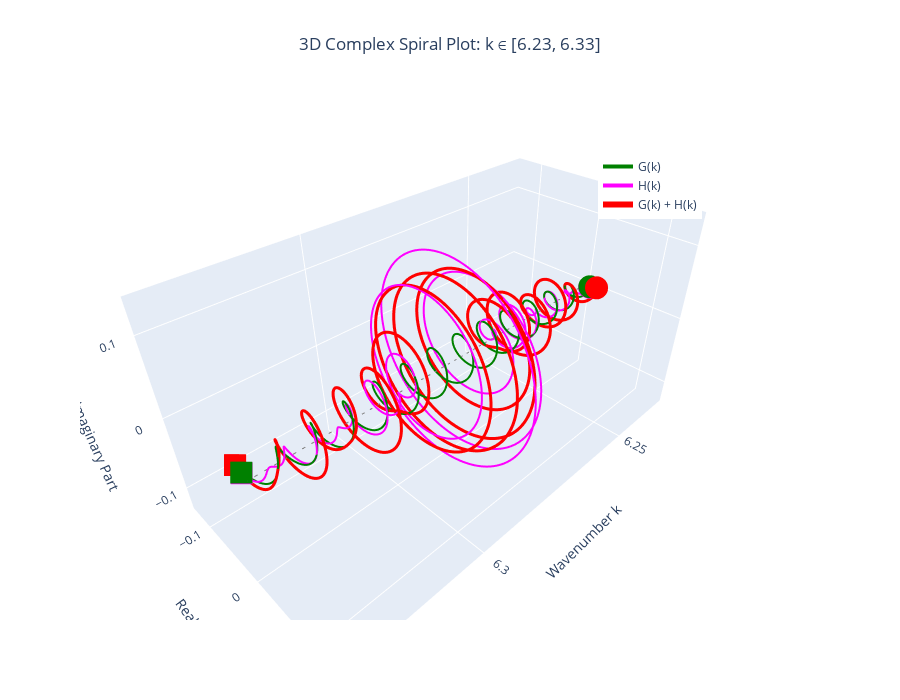

Here is the notebook cell this chart was saved with:
### Code cell
import plotly.graph_objects as go
import numpy as np

# wavenumberの表示範囲を指定（必要に応じて変更）
k_display_range = 0.05
k_display_start = 2*np.pi-k_display_range
k_display_stop = 2*np.pi+k_display_range

# 表示範囲のインデックスを取得
k_indices = np.where((k_zoom >= k_display_start) &
                     (k_zoom <= k_display_stop))[0]

# 表示用のデータを抽出
k_plot = k_zoom[k_indices]
g_plot = (zoom_front / norm_factor)[k_indices]
h_plot = (zoom_back / norm_factor)[k_indices]
sum_plot = (zoom_decomposed / norm_factor)[k_indices]

# データ間引き（オプション：プロットを軽くしたい場合）
skip = 2  # 1なら間引きなし、2なら半分、など
k_plot = k_plot[::skip]
g_plot = g_plot[::skip]
h_plot = h_plot[::skip]
sum_plot = sum_plot[::skip]

# 3D螺旋プロット作成
fig_3d = go.Figure()

# G(k)の螺旋
fig_3d.add_trace(go.Scatter3d(
    x=k_plot,
    y=g_plot.real,
    z=g_plot.imag,
    mode='lines',
    name='G(k)',
    line=dict(color='green', width=4),
    showlegend=True,
    hovertemplate='k=%{x:.3f}<br>Real=%{y:.4f}<br>Imag=%{z:.4f}<extra></extra>'
))

# H(k)の螺旋
fig_3d.add_trace(go.Scatter3d(
    x=k_plot,
    y=h_plot.real,
    z=h_plot.imag,
    mode='lines',
    name='H(k)',
    line=dict(color='magenta', width=4),
    showlegend=True,
    hovertemplate='k=%{x:.3f}<br>Real=%{y:.4f}<br>Imag=%{z:.4f}<extra></extra>'
))

# G(k) + H(k)の螺旋
fig_3d.add_trace(go.Scatter3d(
    x=k_plot,
    y=sum_plot.real,
    z=sum_plot.imag,
    mode='lines',
    name='G(k) + H(k)',
    line=dict(color='red', width=6),
    showlegend=True,
    hovertemplate='k=%{x:.3f}<br>Real=%{y:.4f}<br>Imag=%{z:.4f}<extra></extra>'
))

# 始点と終点にマーカーを追加
for data, color, name in [(g_plot, 'green', 'G'), (h_plot, 'magenta', 'H'), (sum_plot, 'red', 'Sum')]:
    # 始点
    fig_3d.add_trace(go.Scatter3d(
        x=[k_plot[0]],
        y=[data[0].real],
        z=[data[0].imag],
        mode='markers',
        marker=dict(size=8, color=color),
        showlegend=False,
        hovertext=f'{name} Start (k={k_plot[0]:.3f})'
    ))
    # 終点
    fig_3d.add_trace(go.Scatter3d(
        x=[k_plot[-1]],
        y=[data[-1].real],
        z=[data[-1].imag],
        mode='markers',
        marker=dict(size=8, color=color, symbol='square'),
        showlegend=False,
        hovertext=f'{name} End (k={k_plot[-1]:.3f})'
    ))

# 原点に補助線を追加
fig_3d.add_trace(go.Scatter3d(
    x=[k_plot[0], k_plot[-1]],
    y=[0, 0],
    z=[0, 0],
    mode='lines',
    line=dict(color='gray', width=2, dash='dash'),
    showlegend=False,
    name='Real axis'
))

# レイアウト設定
fig_3d.update_layout(
    title={
        'text': f'3D Complex Spiral Plot: k ∈ [{k_display_start:.2f}, {k_display_stop:.2f}]',
        'x': 0.5,
        'xanchor': 'center'
    },
    scene=dict(
        xaxis_title='Wavenumber k',
        yaxis_title='Real Part',
        zaxis_title='Imaginary Part',
        camera=dict(
            eye=dict(x=1.5, y=1.5, z=1.5)
        ),
        aspectmode='manual',
        aspectratio=dict(x=2, y=1, z=1)
    ),
    width=900,
    height=700,
    showlegend=True,
    legend=dict(
        x=0.7,
        y=0.9
    )
)

# プロットを表示
fig_3d.show()

# 情報表示（オプション）
print(
    f"Displayed wavenumber range: [{k_display_start:.3f}, {k_display_stop:.3f}]")
print(f"Number of points: {len(k_plot)}")
print(f"Data skip factor: {skip}")

### Figure 1 — Plotly figure (JSON) as saved in the notebook; plotly's stock layout.template omitted (floating-point values rounded to 4 significant figures; data arrays with more than 128 entries replaced by an {"elided": "..."} marker saying what was removed)
{"data": [{"hovertemplate": "k=%{x:.3f}<br>Real=%{y:.4f}<br>Imag=%{z:.4f}<extra></extra>", "line": {"color": "green", "width": 4}, "mode": "lines", "name": "G(k)", "showlegend": true, "type": "scatter3d", "x": {"elided": "4096 float values"}, "y": {"elided": "4096 float values"}, "z": {"elided": "4096 float values"}}, {"hovertemplate": "k=%{x:.3f}<br>Real=%{y:.4f}<br>Imag=%{z:.4f}<extra></extra>", "line": {"color": "magenta", "width": 4}, "mode": "lines", "name": "H(k)", "showlegend": true, "type": "scatter3d", "x": {"elided": "4096 float values"}, "y": {"elided": "4096 float values"}, "z": {"elided": "4096 float values"}}, {"hovertemplate": "k=%{x:.3f}<br>Real=%{y:.4f}<br>Imag=%{z:.4f}<extra></extra>", "line": {"color": "red", "width": 6}, "mode": "lines", "name": "G(k) + H(k)", "showlegend": true, "type": "scatter3d", "x": {"elided": "4096 float values"}, "y": {"elided": "4096 float values"}, "z": {"elided": "4096 float values"}}, {"hovertext": "G Start (k=6.233)", "marker": {"color": "green", "size": 8}, "mode": "markers", "showlegend": false, "type": "scatter3d", "x": [6.233], "y": [0.01086], "z": [0.003275]}, {"hovertext": "G End (k=6.333)", "marker": {"color": "green", "size": 8, "symbol": "square"}, "mode": "markers", "showlegend": false, "type": "scatter3d", "x": [6.333], "y": [-0.0107], "z": [0.002998]}, {"hovertext": "H Start (k=6.233)", "marker": {"color": "magenta", "size": 8}, "mode": "markers", "showlegend": false, "type": "scatter3d", "x": [6.233], "y": [0.01061], "z": [0.00236]}, {"hovertext": "H End (k=6.333)", "marker": {"color": "magenta", "size": 8, "symbol": "square"}, "mode": "markers", "showlegend": false, "type": "scatter3d", "x": [6.333], "y": [-0.01047], "z": [0.00221]}, {"hovertext": "Sum Start (k=6.233)", "marker": {"color": "red", "size": 8}, "mode": "markers", "showlegend": false, "type": "scatter3d", "x": [6.233], "y": [0.02148], "z": [0.005635]}, {"hovertext": "Sum End (k=6.333)", "marker": {"color": "red", "size": 8, "symbol": "square"}, "mode": "markers", "showlegend": false, "type": "scatter3d", "x": [6.333], "y": [-0.02117], "z": [0.005208]}, {"line": {"color": "gray", "dash": "dash", "width": 2}, "mode": "lines", "name": "Real axis", "showlegend": false, "type": "scatter3d", "x": [6.233, 6.333], "y": [0, 0], "z": [0, 0]}], "layout": {"height": 700, "legend": {"x": 0.7, "y": 0.9}, "scene": {"aspectmode": "manual", "aspectratio": {"x": 2, "y": 1, "z": 1}, "camera": {"eye": {"x": 1.5, "y": 1.5, "z": 1.5}}, "xaxis": {"title": {"text": "Wavenumber k"}}, "yaxis": {"title": {"text": "Real Part"}}, "zaxis": {"title": {"text": "Imaginary Part"}}}, "showlegend": true, "title": {"text": "3D Complex Spiral Plot: k ∈ [6.23, 6.33]", "x": 0.5, "xanchor": "center"}, "width": 900}}
